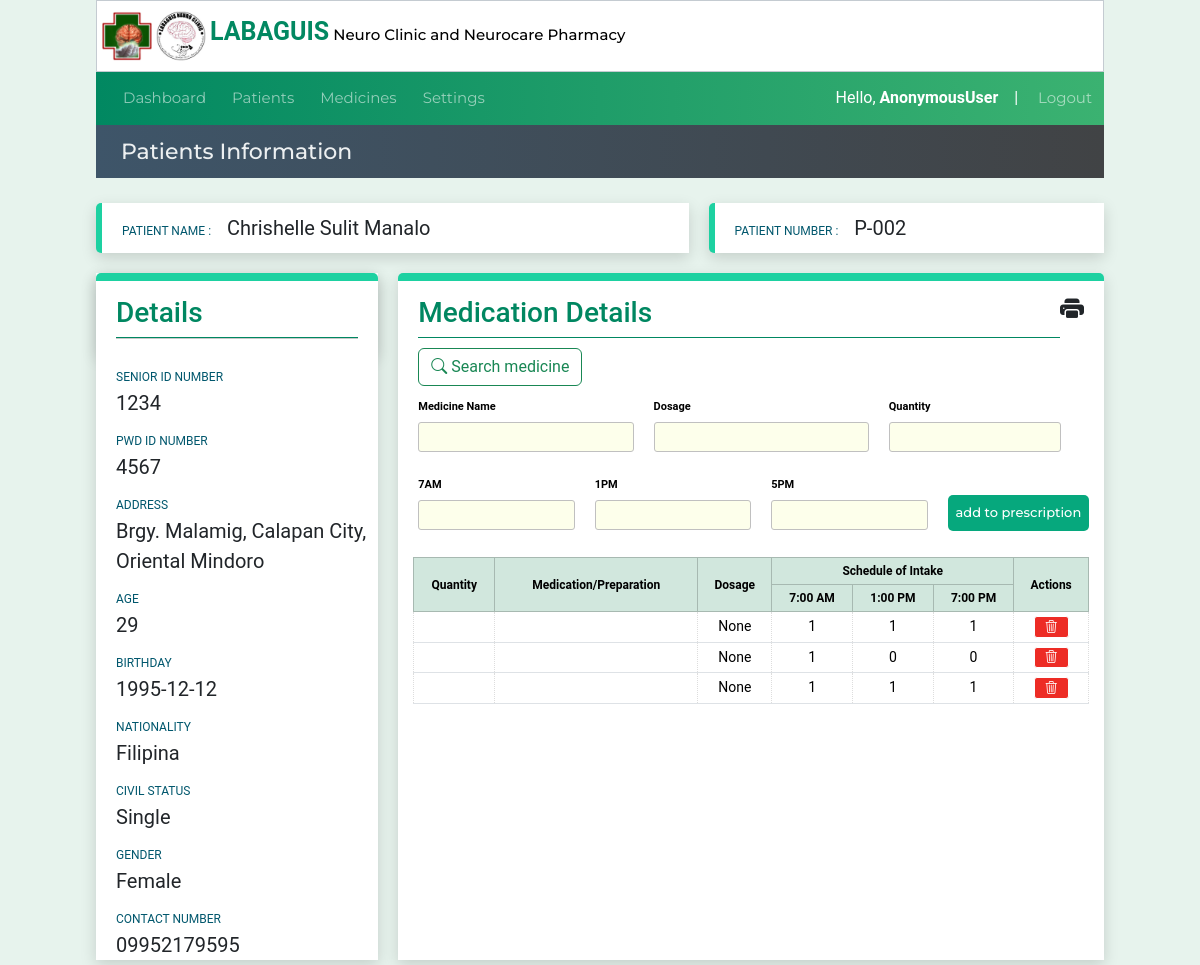
Before: /patientinfo/27/prescription with the older database file.
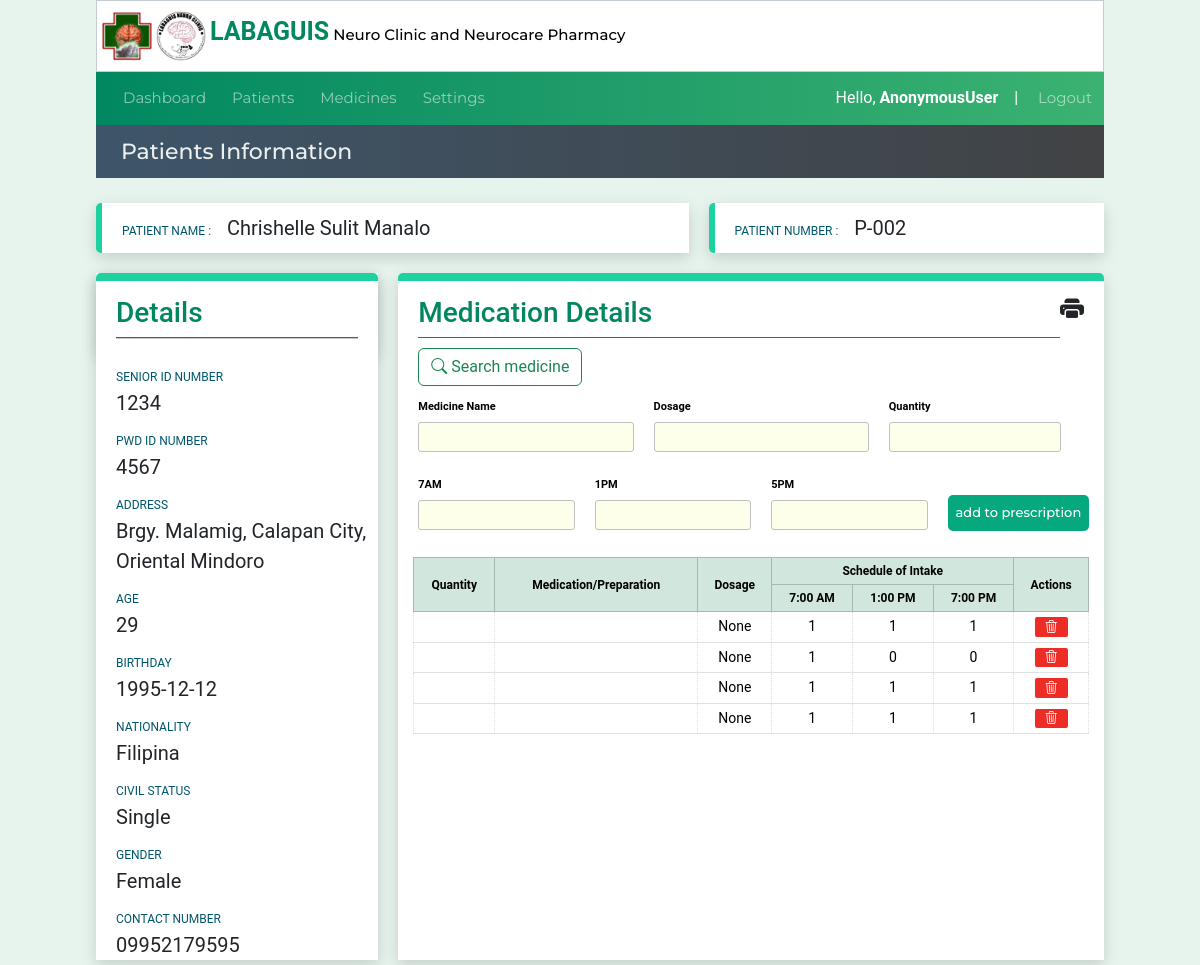
After: the same page with the newer database file.
### website/models.py (models this page shows)
class Prescription(models.Model):
    created_at = models.DateField(auto_now_add=True)
    patient_code=models.CharField(max_length=50,null=True, blank=True)
    consultCounter = models.CharField(max_length=50,null=True, blank=True)
    medname = models.CharField(max_length=100,null=True, blank=True)
    medgenname = models.CharField(max_length=50,null=True, blank=True)
    medsize = models.CharField(max_length=50,null=True, blank=True)
    medqty = models.CharField(max_length=50,null=True, blank=True)
    medtype = models.CharField(max_length=50,null=True, blank=True)
    perduration = models.CharField(max_length=50,null=True, blank=True)
    durationqty = models.CharField(max_length=50,null=True, blank=True)
    medduration = models.CharField(max_length=50,null=True, blank=True)
    totalquantity = models.CharField(max_length=50,null=True, blank=True)
    dosage = models.CharField(max_length=50,null=True, blank=True)
    morning = models.CharField(max_length=50,null=True, blank=True)
    noon = models.CharField(max_length=50,null=True, blank=True)
    evening = models.CharField(max_length=50,null=True, blank=True)

### website/views.py (the view)
# urls.py: path('patientinfo/<int:pk>/prescription',views.prescription, name='prescription'),
def prescription(request,pk):
    context=patientinfoData(pk)
    return render(request,'prescriptionform.html',context)

### website/views.py (called while the page is built)
def patientinfoData(pk):
    medicines_list = Medicinelist.objects.all()
    patient_record = Patient.objects.get(id=pk)
    medicationrecord = Prescription.objects.filter(patient_code=patient_record.patient_code)
    context = { 'medicationrecord': medicationrecord,
               'patient_record':patient_record,
               'medicines_list':medicines_list,
               'pCode':patient_record.patient_code,
               'pID':pk,
               }
    return context

### website/templates/prescriptionform.html (shortened to what the changed rows need)
{% extends 'patientinfo.html' %}
{% load custom_tags %}
{% load static %}
{% block content1 %}
<div class="medicalhistorytable">
  <table id="table-medications" class="table table-sm table-bordered">
    <thead class="table-success">
      <tr>
        <th rowspan="2">Quantity</th>
        <th rowspan="2">Medication/Preparation</th>
        <th rowspan="2">Dosage</th>
        <th colspan="3">Schedule of Intake</th>
        <th rowspan="2">Actions</th>
      </tr>
      <tr>
        <th>7:00 AM</th>
        <th>1:00 PM</th>
        <th>7:00 PM</th>
      </tr>
    </thead>
    <tbody>
      {% if medicationrecord %}
      {% for medrecord in medicationrecord %}
      <tr>
        <td>{{medrecord.quantity}}</td>
        <td>{{medrecord.medicine_name}}</td>
        <td>{{medrecord.dosage}}</td>
        <td>{{medrecord.morning}}</td>
        <td>{{medrecord.noon}}</td>
        <td>{{medrecord.evening}}</td>
        <td>
          <a href="{% url "deleteitemprescription" patient_record.id medrecord.id %}" style="padding:0 10px;margin:0;"
            name="delete_presciption_item" type='submit' value="{{medrecord.id}}" id="link-delete">
            <i class="bi bi-trash3"></i></a>
        </td>
      </tr>
      {% endfor %}
      {% else %}
      <td colspan="6">No current prescription data.</td>
      {% endif %}
    </tbody>
  </table>
</div>
</div>
{% endblock content1 %}

Changed rows visible on the page:
added Prescription: dosage "None", morning "1", noon "1", evening "1", {{ medrecord.id }} 68 (drawn)
